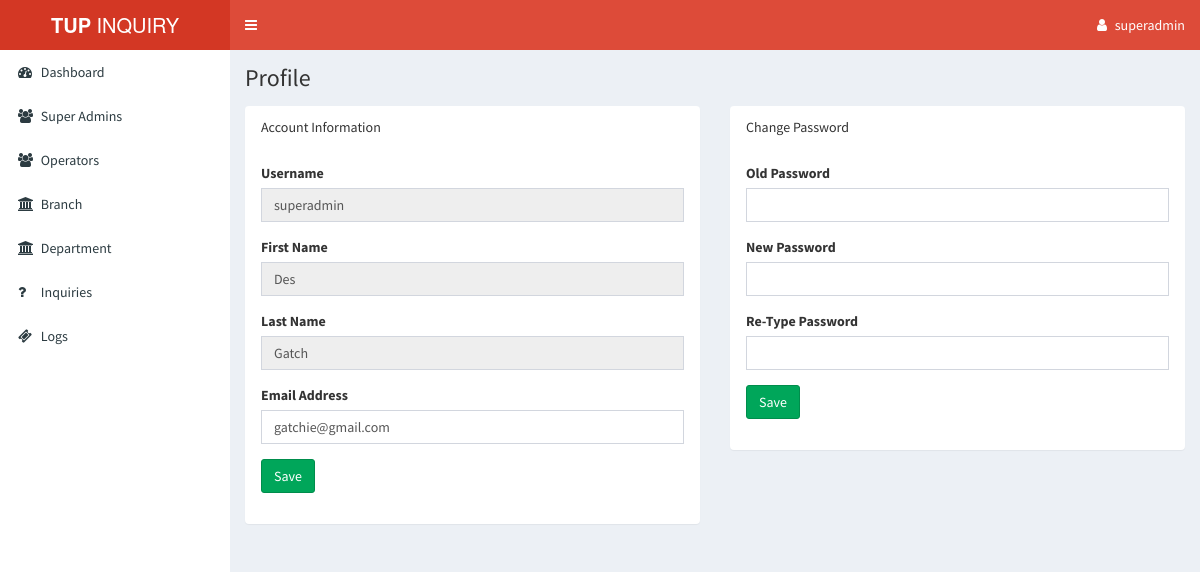
The app's page /SuperAdmin/admin.php?action=profile (signed in) with its own data.
### tables this page shows
CREATE TABLE IF NOT EXISTS `super_admin` (
  `id` int(11) unsigned zerofill NOT NULL AUTO_INCREMENT,
  `username` varchar(20) NOT NULL,
  `password` varchar(50) NOT NULL,
  `first_name` varchar(50) NOT NULL,
  `last_name` varchar(50) NOT NULL,
  `email` varchar(50) NOT NULL,
  PRIMARY KEY (`id`)
);

### SuperAdmin/model/model.php (called while the page is built, shortened)
<?php
function profile_details(){
include "config.php";
$conn = mysqli_connect($host,$user,$pass,$db);
$sql = "SELECT * FROM super_admin where username='" . $_SESSION['sa_username'] . "'";
$result = mysqli_query($conn,$sql);
$ProfileDetails = array();
	if( $myrow=mysqli_fetch_array($result) ){
		do{
			$info= array();
			$info['first_name'] = $myrow['first_name'];
			$info['last_name'] = $myrow['last_name'];
			$info['email'] = $myrow['email'];
			$ProfileDetails[] = $info;
		}while($myrow=mysqli_fetch_array($result));
	}
	return $ProfileDetails;
}
?>

### SuperAdmin/profile.php (the view, shortened to what this page needs)
<?php
include_once "lib/webdesign.php";
?>
  <div class="content-wrapper">
    <section class="content-header">
      <h1>
        Profile
      </h1>
    </section>
    <section class="content">
      <div class="row">
			<?php
					if( isset($ProfileDetails) && count($ProfileDetails)>0 ){
						foreach($ProfileDetails as $ProfileDetails){
							echo '
			<div class="col-xs-6">
				<section class="panel">
                    <header class="panel-heading">
                        Account Information
                    </header>
                    <div class="panel-body">
                        <form class="form-horizontal" method="post">
                            <div class="form-group">
                                <label class="col-sm-12">Username</label>
                                <div class="col-sm-12">
                                    <input type="text" class="form-control" id="disabledInput" value="'.$_SESSION['sa_username'].'" disabled />
                                </div>
                            </div>
                            <div class="form-group">
                                <label class="col-sm-12">First Name</label>
                                <div class="col-sm-12">
                                    <input type="text" class="form-control" value="'.$ProfileDetails['first_name'].'" disabled />
                                </div>
                            </div>
                            <div class="form-group">
                                <label class="col-sm-12">Last Name</label>
                                <div class="col-sm-12">
                                    <input type="text" class="form-control" value="'.$ProfileDetails['last_name'].'" disabled />
                                </div>
                            </div>
                            <div class="form-group">
                                <label class="col-sm-12">Email Address</label>
                                <div class="col-sm-12">
                                    <input type="text" class="form-control" name="email" value="'.$ProfileDetails['email'].'" />
                                </div>
                            </div>
							<div class="form-group">
								<div class="col-sm-12">
									<button type="submit" class="btn btn-success btn-md" name="update_information">Save</button>
								</div>
							</div>
                        </form>
                    </div>
                </section>
			</div>
			<div class="col-xs-6">
				<section class="panel">
                    <header class="panel-heading">
                        Change Password
                    </header>
                    <div class="panel-body">
                        <form class="form-horizontal" method="post">
                            <div class="form-group">
                                <label class="col-sm-12">Old Password</label>
                                <div class="col-sm-12">
                                    <input type="password" name="oldpassword" class="form-control" />
                                </div>
                            </div>
                            <div class="form-group">
                                <label class="col-sm-12">New Password</label>
                                <div class="col-sm-12">
                                    <input type="password" name="newpassword" pattern=".{8,30}" title="Minimum of 8 characters. Maximum of 30 characters" class="form-control" />
								</div>
                            </div>
                            <div class="form-group">
                                <label class="col-sm-12">Re-Type Password</label>
                                <div class="col-sm-12">
                                    <input type="password" name="newpassword_retyped" class="form-control" />
                                </div>
                            </div>
							<div class="form-group">
								<div class="col-sm-12">
									<button type="submit" class="btn btn-success btn-md" name="update_password">Save</button>
								</div>
							</div>
                        </form>
                    </div>
                </section>
			</div>
							';
					}}
							?>
                    </div>
                </section>
			</div>
		</div>

### records on screen
super_admin: first_name "Des", last_name "Gatch", email "gatchie@gmail.com"

### other values on screen
$_SESSION['sa_username'] "superadmin"
